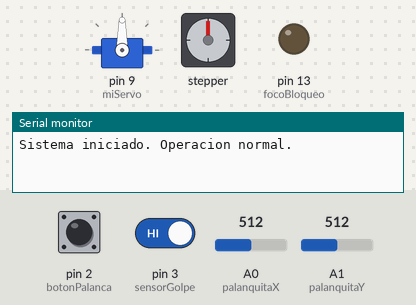
A sketch run on a simulated Arduino Uno, built with avr-gcc and run on an emulated ATmega328P. Parts: servo, stepper motor, output pins drawn as LEDs (lit = HIGH), the last lines printed to the serial monitor. The test bench sets the inputs (shaded band); at power-on: A1 (palanquitaY) = 512, pin 3 (sensorGolpe) HIGH, pin 2 (botonPalanca) HIGH, A0 (palanquitaX) = 512. Stepper angles assume 2048 steps per turn.

Above: at 1.3 s.
1.4 s: A1 (palanquitaY) set to 556
2.9 s: A1 (palanquitaY) set to 570
At 3.9 s:
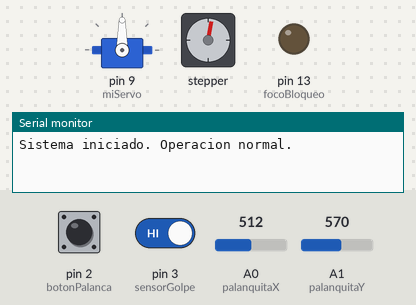
5.9 s: pin 3 (sensorGolpe) driven LOW
At 6.9 s:
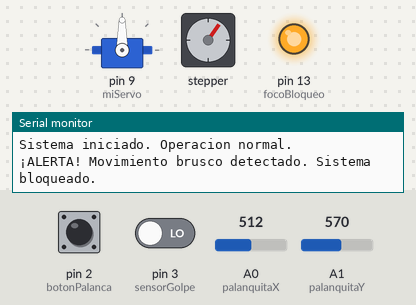
7.5 s: pin 2 (botonPalanca) pulled LOW for 0.15 s
At 8.5 s:
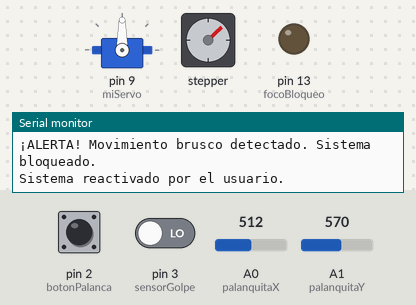
10.5 s: A0 (palanquitaX) set to 716
13.5 s: A1 (palanquitaY) set to 716
At 13.7 s:
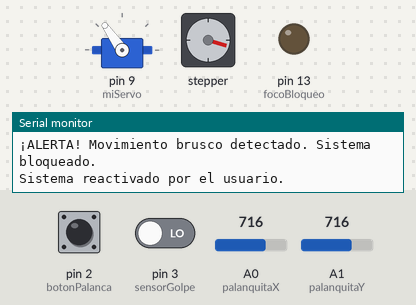
Timing chart, 0 to 19.7 s (numbered marks = the images above; inputs shaded):
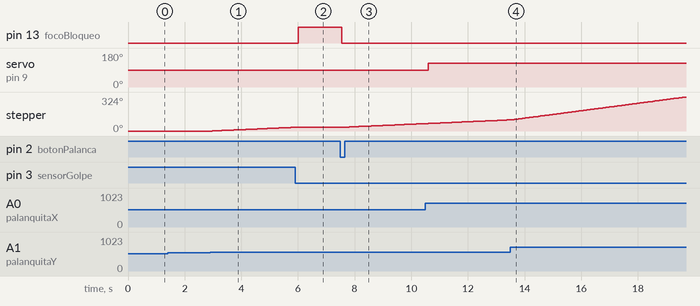

Measured:
- after the input at 1.4 s, every drawn part: stays the same
- after the input at 2.9 s, stepper: keeps turning clockwise at about 12°/s, starting after 0.07 s
- after the input at 5.9 s, pin 13 (focoBloqueo): LOW → HIGH after 0.10 s; stepper: goes on until 5.9 s, then stays 36°
- after the input at 7.5 s, pin 13 (focoBloqueo): HIGH → LOW after 0.05 s; stepper: keeps turning clockwise at about 12°/s, starting after 0.15 s
- after the input at 10.5 s, servo on pin 9 (miServo): 90° → 125° after 0.11 s

The sketch:

sketch_oct19a.ino
```cpp
#include <Servo.h>
#include <Stepper.h>

// Pines donde conectamos los jumpers
const int palanquitaX  = A0;  // Para mover el servomotor de lado a lado
const int palanquitaY  = A1;  // Para mover el motor de pasos hacia adelante y atras
const int botonPalanca = 2;   // El boton de la palanquita para quitar el bloqueo
const int sensorGolpe  = 3;   // El sensor
const int focoBloqueo  = 13;  // El foco que avisa si el sistema se detuvo

// Cantidad de pasos que da el motor redondo para dar una vuelta entera
const int pasosVuelta = 2048;

// Nombres para controlar los motores
Servo miServo;
// Orden de los cables que van a la tarjeta verde del motor
Stepper motorPasos(pasosVuelta, 4, 6, 5, 7);

// Variables para recordar como estaban las cosas
bool estaBloqueado = false;
int anguloAnterior = 90;
int estadoReposoSensor = HIGH; // Se ajusta solo al encender la placa

// Valores para que la palanquita no tiemble al estar en el centro
const int centroPalanca = 512;
const int margenCentro  = 50;  // Espacio donde el motor no hara nada para evitar que se mueva solo
const int velMaxima     = 15;  // Lo mas rapido que puede girar el motor stepper

void setup() {
  Serial.begin(9600);

  // Definimos quines reciben senales y cuales mandan corriente
  pinMode(botonPalanca, INPUT_PULLUP);
  pinMode(sensorGolpe, INPUT_PULLUP);
  pinMode(focoBloqueo, OUTPUT);
  digitalWrite(focoBloqueo, LOW);

  // Preparamos el servomotor
  miServo.attach(9);
  miServo.write(anguloAnterior);

  // Guardamos como esta el sensor cuando nadie mueve la mesa
  delay(100);
  estadoReposoSensor = digitalRead(sensorGolpe);

  Serial.println("Sistema iniciado. Operacion normal.");
}

void loop() {
  // 1. Revisar si alguien golpeo la mesa
  int lecturaGolpe = digitalRead(sensorGolpe);
  if (!estaBloqueado && (lecturaGolpe != estadoReposoSensor)) {
    estaBloqueado = true;
    digitalWrite(focoBloqueo, HIGH); // Prendemos el foco de aviso

    // Le quitamos la corriente al motor de pasos para que no se mueva nada
    digitalWrite(4, LOW);
    digitalWrite(5, LOW);
    digitalWrite(6, LOW);
    digitalWrite(7, LOW);

    Serial.println("¡ALERTA! Movimiento brusco detectado. Sistema bloqueado.");
  }

  // 2. Que hacer si el sistema esta bloqueado por un golpe
  if (estaBloqueado) {
    // Si alguien presiona el boton de la palanquita, quitamos el bloqueo
    if (digitalRead(botonPalanca) == LOW) {
      delay(50); // Esperamos un momento para que el boton no se lea dos veces por error
      if (digitalRead(botonPalanca) == LOW) {
        estaBloqueado = false;
        digitalWrite(focoBloqueo, LOW);
        estadoReposoSensor = digitalRead(sensorGolpe); // Volvemos a leer como quedo el sensor para no bloquearnos por error
        Serial.println("Sistema reactivado por el usuario.");
        while (digitalRead(botonPalanca) == LOW); // Esperar a que la persona suelte el boton
      }
    }
    return;
  }

  // 3. Mover el servomotor con la palanquita
  int lecturaX = analogRead(palanquitaX);
  // Convertimos la lectura de la palanca a grados para el motor
  int nuevoAngulo = map(lecturaX, 0, 1023, 0, 180);
  if (abs(nuevoAngulo - anguloAnterior) >= 1) {
    miServo.write(nuevoAngulo);
    anguloAnterior = nuevoAngulo;
  }

  // 4. Mover el motor de pasos con la palanquita
  int lecturaY = analogRead(palanquitaY);

  // Si la palanquita esta en el centro, apagamos el motor
  if (lecturaY >= (centroPalanca - margenCentro) && lecturaY <= (centroPalanca + margenCentro)) {

    digitalWrite(4, LOW);
    digitalWrite(5, LOW);
    digitalWrite(6, LOW);
    digitalWrite(7, LOW);
  }
  // Si empujan la palanquita hacia arriba, gira hacia un lado
  else if (lecturaY > (centroPalanca + margenCentro)) {
    int velocidadMotor = map(lecturaY, centroPalanca + margenCentro, 1023, 2, velMaxima);
    motorPasos.setSpeed(velocidadMotor);
    motorPasos.step(10); // Da unos cuantos pasos hacia adelante
  }
  // Si empujan la palanquita hacia abajo, gira al reves
  else if (lecturaY < (centroPalanca - margenCentro)) {
    int velocidadMotor = map(lecturaY, centroPalanca - margenCentro, 0, 2, velMaxima);
    motorPasos.setSpeed(velocidadMotor);
    motorPasos.step(-10);
  }
}
```
